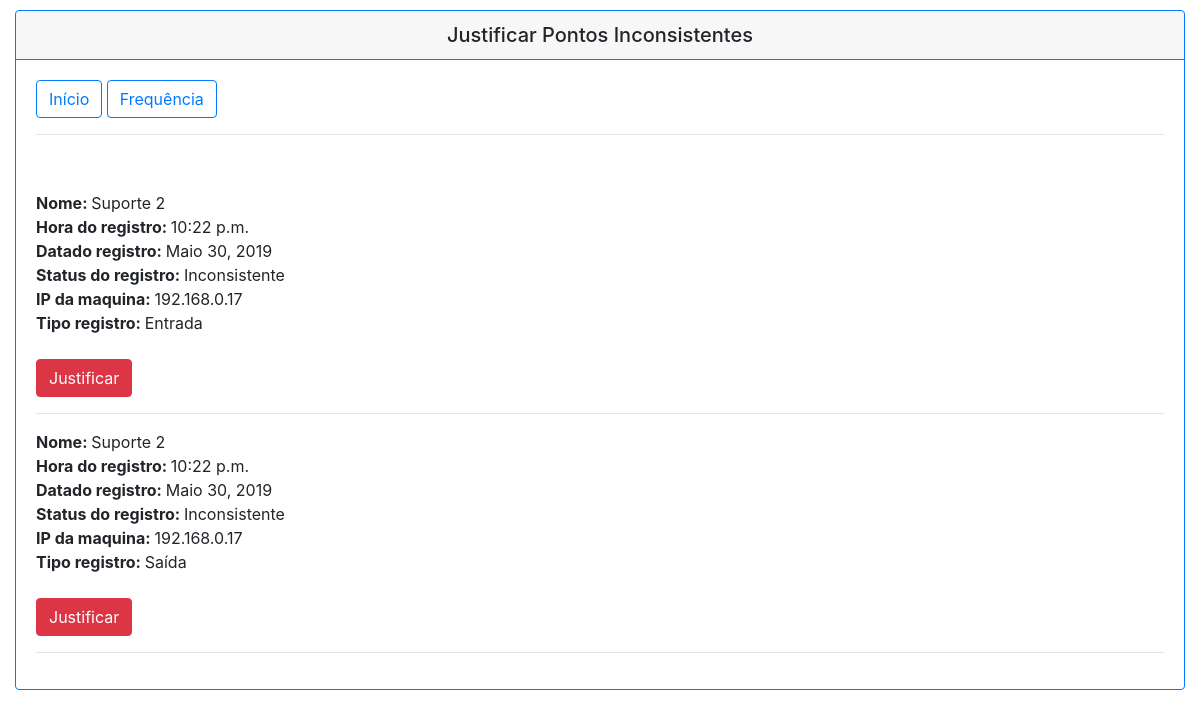
The app's page /nao/justificados/ (signed in) with its own data.
### app_ponto/models.py (models this page shows, shortened)
class Frequencia(models.Model):
    funcionario = models.ForeignKey(Funcionario, on_delete=models.SET_NULL, blank=True, null=True, verbose_name='Funcionário')
    hora_ponto = models.TimeField('Hora de entrada 1', blank=True, null=True)
    tipo_ponto = models.ForeignKey(TipoPonto, on_delete=models.SET_NULL, blank=True, null=True, verbose_name='Tipo ponto')
    data_resgistro = models.DateField('Data do registro', auto_now_add=True, blank=True, null=True)
    status_ponto = models.ForeignKey(StatusPonto, on_delete=models.SET_NULL, blank=True, null=True, verbose_name='Status ponto')
    ip_registro = models.CharField(max_length=20, default=pegar_ip(), editable=False, blank=True, null=True)
    juntificativa = models.TextField(blank=True, null=True)

class Funcionario(models.Model):
    usuario = models.OneToOneField(User, on_delete=models.SET_NULL, blank=True, null=True, verbose_name='Usuário')
    lider = models.ForeignKey('Funcionario', on_delete=models.SET_NULL, blank=True, null=True, verbose_name='Chefe Imediato')
    cargo = models.ForeignKey(CargoFuncionario, on_delete=models.SET_NULL, blank=True, null=True, verbose_name='Cargo do funcionário')
    conf_hora = models.ForeignKey(ConfiguracaoHora, on_delete=models.SET_NULL, blank=True, null=True, verbose_name='Configuração da hora')
    nome = models.CharField('Nome do funcionário', max_length=128)

class StatusPonto(models.Model):
    descricao = models.CharField('Descrição', max_length=128)
    def __str__(self):
        return self.descricao

class TipoPonto(models.Model):
    descricao = models.CharField('Descrição', max_length=128)
    def __str__(self):
        return self.descricao

### app_ponto/views.py (the view)
# urls.py: path('nao/justificados/', lista_nao_justificados, name='nao_justificados'),
@login_required
def lista_nao_justificados(request):
    user = request.user
    func = Funcionario.objects.get(usuario=user)
    frequencia_inconsistente_nao_justificada = Frequencia.objects.filter(status_ponto=2, juntificativa=None,
                                                                         funcionario=func.id)
    return render(request, 'app_ponto/nao_justificados.html', {'nao_justificada': frequencia_inconsistente_nao_justificada, 'user': user})

### app_ponto/templates/app_ponto/nao_justificados.html (shortened to what this page needs)
{% if user.is_authenticated %}
<!DOCTYPE html>
<html>
<head>
    <link rel="stylesheet" href="https://stackpath.bootstrapcdn.com/bootstrap/4.3.1/css/bootstrap.min.css"
>
</head>
<body>
<div class="container col-md-12" style="margin-top: 10px">
    <div class="card border-primary mb-3">
        <h5 class="card-header text-center border-primary">Justificar Pontos Inconsistentes</h5>
        <div class="card-body">
            <div>
                <a class="btn btn-outline-primary" href="{% url 'home'%}" role="button">Início</a>
                <a class="btn btn-outline-primary" href="{% url 'frequencia'%}" role="button">Frequência</a>
            </div>
            <hr>
            <br>
            <div>
                {% for frequencia in nao_justificada%}
                    <div>
                        <b>Nome: </b>{{ frequencia.funcionario.nome }}
                        <br>
                        <b>Hora do registro: </b>{{ frequencia.hora_ponto }}
                        <br>
                        <b>Datado registro: </b>{{ frequencia.data_resgistro }}
                        <br>
                        <b>Status do registro: </b>{{ frequencia.status_ponto }}
                        <br>
                        <b>IP da maquina: </b>{{ frequencia.ip_registro }}
                        <br>
                        <b>Tipo registro: </b> {{ frequencia.tipo_ponto }}
                    </div>
                    <br>
                    {% if frequencia.juntificativa != Null and frequencia.juntificativa != '' %}
                        <p><b> Justificativa: </b>{{ frequencia.juntificativa }}</p>
                    {% else %}
                        <a class="btn btn-danger" href="justificar/{{frequencia.pk}}" role="button">Justificar</a>
                    {% endif %}
                    <hr>
                {% endfor %}
            </div>
        </div>
    </div>
</div>
</body>
</html>
{% endif %}

### records on screen
Frequencia: funcionario.nome "Suporte 2", hora_ponto "10:22 p.m.", data_resgistro "Maio 30, 2019", status_ponto "Inconsistente", ip_registro "192.168.0.17", tipo_ponto "Entrada"
Frequencia: funcionario.nome "Suporte 2", hora_ponto "10:22 p.m.", data_resgistro "Maio 30, 2019", status_ponto "Inconsistente", ip_registro "192.168.0.17", tipo_ponto "Saída"
